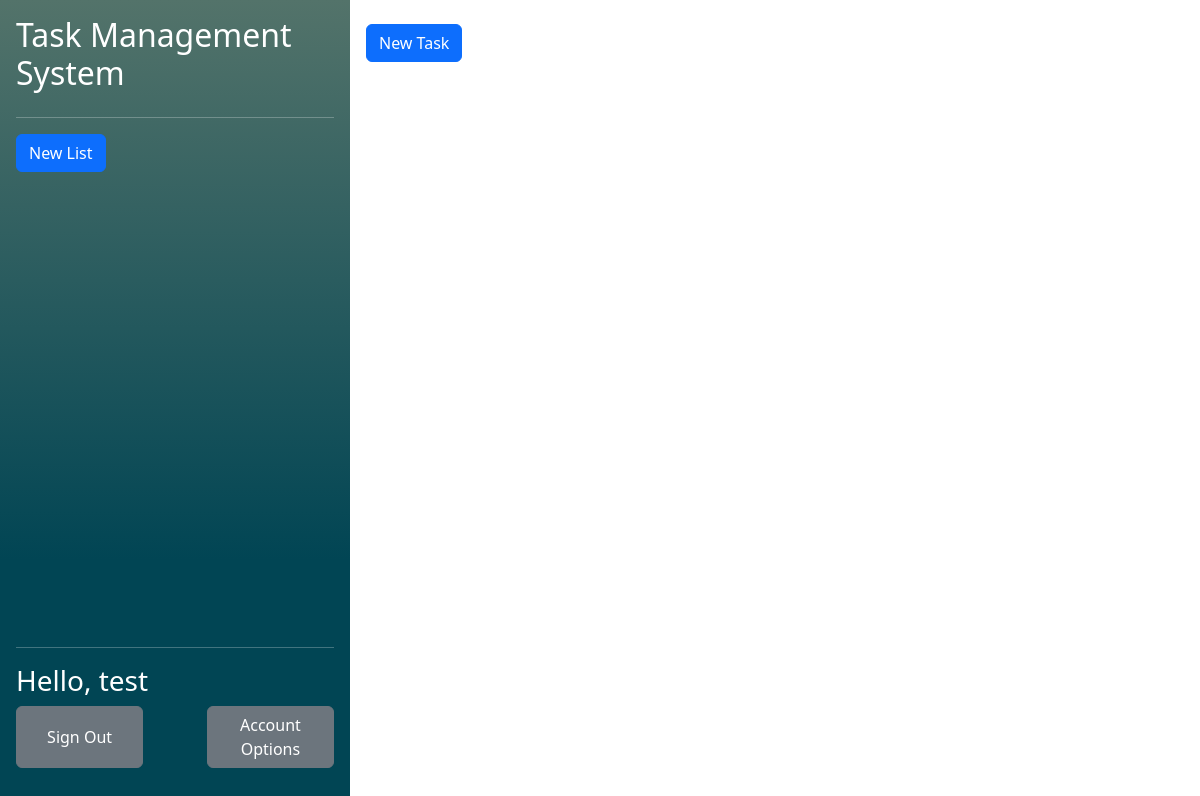
Page /php/index.php (signed in) on the earlier database version.
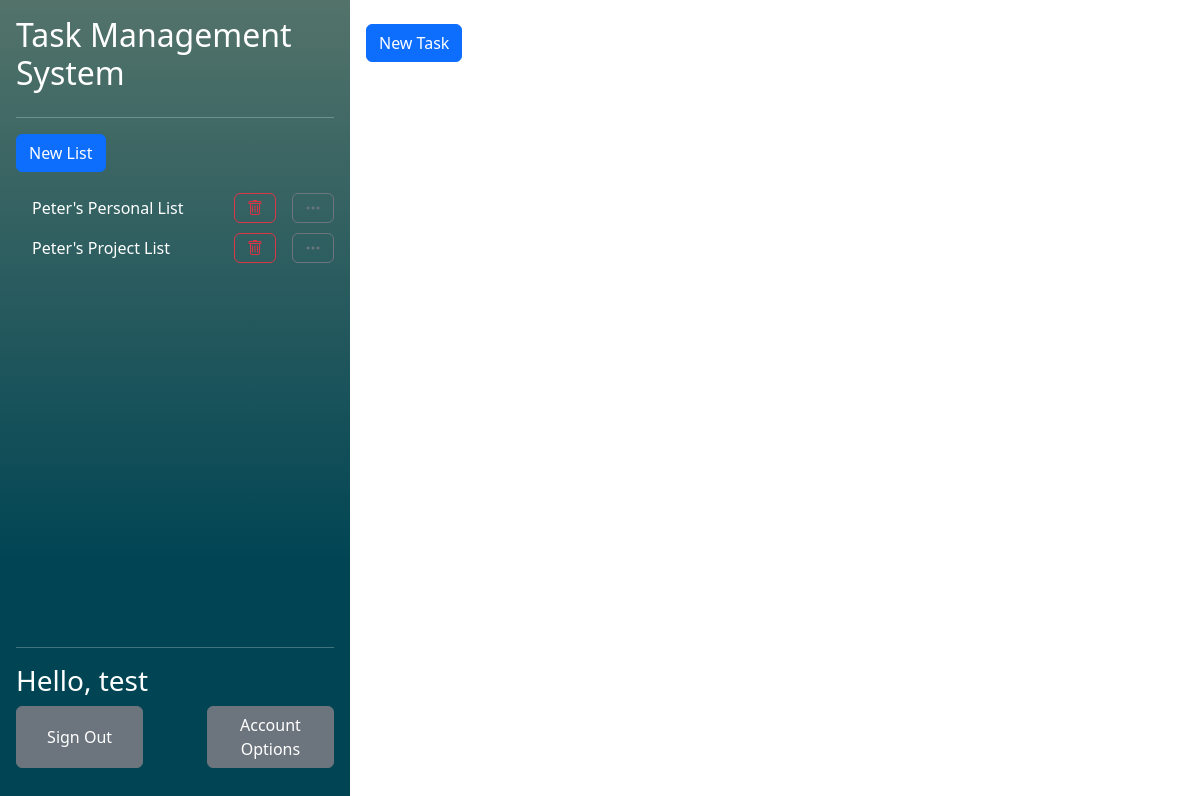
Same page on the later database version.
### tables this page shows
CREATE TABLE "UserLists" (
	"user_id"	TEXT,
	"list_id"	TEXT,
	"collaborator"	INTEGER,
	"observer"	INTEGER,
	PRIMARY KEY("user_id","list_id"),
	FOREIGN KEY("user_id") REFERENCES "Users"("user_id") ON DELETE CASCADE ON UPDATE CASCADE,
	FOREIGN KEY("list_id") REFERENCES "Lists"("list_id") ON DELETE CASCADE ON UPDATE CASCADE
);

CREATE TABLE "Lists"
(
    list_id        INTEGER not null
        primary key autoincrement,
    list_name      TEXT    not null,
    list_completed REAL    not null
);

### php/functions/DatabaseFunctions.php (called while the page is built, shortened)
<?php
function getUIDFromCreds(){
    $db = new SQLite3("../db/database.db");
    $SQL = "SELECT user_id FROM Users WHERE password_hash = :creds";
    $stmt = $db->prepare($SQL);
    $stmt->bindValue(":creds", $_SESSION['credentials'], SQLITE3_TEXT);
    $result = $stmt->execute();
    while($row = $result->fetchArray()){
        $resultArray [] = $row;
    }
    return $resultArray[0]['user_id'];
}
function getListsForUser(){
    $uid = getUIDFromCreds();
    $db = new SQLite3("../db/database.db");
    $SQL = "SELECT list_id FROM  UserLists WHERE user_id = :uid";
    $stmt = $db->prepare($SQL);
    $stmt->bindValue(":uid", $uid, SQLITE3_TEXT);
    $result = $stmt->execute();
    while($row = $result->fetchArray()){
        $resultArray [] = $row;
    }
    if (!isset($resultArray)){
        return false;
    }
    return $resultArray;
}
function getListNameFromID($listID){
    $db = new SQLite3("../db/database.db");
    $SQL = "SELECT list_name FROM Lists WHERE list_id = :lid";
    $stmt = $db->prepare($SQL);
    $stmt->bindValue(":lid", $listID, SQLITE3_TEXT);
    $result = $stmt->execute();
    while($row = $result->fetchArray()){
        $resultArray [] = $row;
    }
    if (!isset($resultArray)){
        return false;
    }
    return $resultArray;
}
?>

### php/components/ListList.php (the view, shortened to what this page needs)
<ul class="nav nav-pills flex-column mb-auto overflow-y-auto">
        <li class="hstack gap-3 pb-3">
            <button class="btn btn-primary"  data-bs-toggle="modal" data-bs-target="#NewListModal">New List</button>
        </li>
        <?php
            foreach (getListsForUser() as $listID):
                if($listID[0] == $_GET['listid']):?>
                    <li class="hstack gap-3 nav-link active text-white">
                        <div class="">
                            <?php echo getListNameFromID($listID[0])[0][0]?>
                        </div>
                        <button class="btn btn-danger ms-auto" onclick="location.href='listAction.php?action=delete&listid=<?php echo $_GET["listid"]?>'"><i class="bi bi-trash"></i></button>
                        <button class="btn btn-secondary"><i class="bi bi-three-dots"></i></button>
                    </li>
                <?php else:?>
                    <li class="hstack gap-3">
                        <div class="nav-link text-white">
                            <a class="navbarList" href="<?php echo "index.php?listid=$listID[0]"?>">
                                <?php echo getListNameFromID($listID[0])[0][0]?>
                            </a>
                        </div>
                        <button class="btn btn-outline-danger ms-auto"><i class="bi bi-trash"></i></button>
                        <button class="btn btn-outline-secondary"><i class="bi bi-three-dots"></i></button>
                    </li>
                <?php endif;?>
            <?php endforeach;?>
        </ul>

### css/css.php
<link href="../css/index.css" rel="stylesheet">

### php/components/pagetop.php (shortened to what this page needs)
<!DOCTYPE html>
<head>
    <?php require "../css/css.php"?>
    <link href="https://cdn.jsdelivr.net/npm/bootstrap@5.3.2/dist/css/bootstrap.min.css" rel="stylesheet">
    <link rel="stylesheet" href="https://cdn.jsdelivr.net/npm/bootstrap-icons@1.11.3/font/bootstrap-icons.min.css">
</head>
<body>

### php/index.php (shortened to what this page needs)
<?php
    require ('functions/DatabaseFunctions.php');
    $name = "test";
?>
<?php require "../css/css.php"?>
<?php require "components/pagetop.php"?>
<main class="d-flex flex-nowrap h-100">
    <div class="d-flex flex-column flex-shrink-0 p-3 background align-items-stretch h-100" style="width: 350px">
        <h2>Task Management System</h2>
        <hr/>
        <?php require 'components/ListList.php'?>
        <div class="mt-auto">
            <hr/>
            <h3>Hello, <?php echo $name?></h3>
            <div class="d-flex flex-row mb-3 justify-content-between">
                <button class="btn btn-secondary" style="width: 40%">Sign Out</button>
                <button class="btn btn-secondary" style="width: 40%">Account Options</button>
            </div>
        </div>
    </div>
    <div class="p-3">
        <?php require 'components/TaskList.php';
        ?>
    </div>
</main>

### php/components/TaskList.php (shortened to what this page needs)
<button type="button" class="btn btn-primary" data-bs-toggle="modal" data-bs-target="#NewTaskModal">
    New Task
</button>
<br/><br/>

### css/index.css (style rules this page uses)
.background { background-image: linear-gradient(180deg, #53736A 0%, #014554 70%); color: white; }
.navbarList:link { text-decoration: none; color:white; }

Differences in the rows shown:
added userlists: list.list_name "Peter's Personal List"
added userlists: list.list_name "Peter's Project List"
